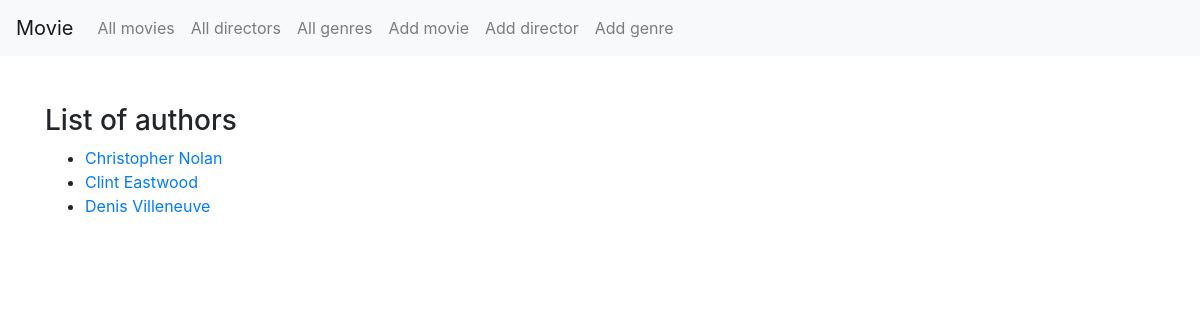
The page /directors/ on the database its author committed.
### Movie/models.py (models this page shows, shortened)
class Director(models.Model):
    name = models.CharField('Director name', max_length=50, unique=True)
    year = models.IntegerField('Year of birth', null=True)
    nationality = models.CharField("Nationality", max_length=100)
    height = models.FloatField("Height")

### Movie/views.py (the view)
# urls.py: url(r'^directors/$', views.list_all_directors, name='directors'),
def list_all_directors(request):
    all_directors = Director.objects.all().order_by('name')
    context = {'all_directors': all_directors}
    return render(request, 'Movie/directors.html', context)

### Movie/templates/Movie/directors.html (shortened to what this page needs)
{% extends "Movie/base.html" %}
{% block content %}
<div style="text-align:left">
    {% if all_directors %}
    <h3>List of authors</h3>
    <ul>
        {% for director in all_directors %}
        <li><a href="/directors/{{ director.id }}/">{{ director.name }}</a></li>
        {% endfor %}
    </ul>
    {% else %}
    <h3>You don't have any directors in the database.</h3>
    {% endif %}
</div>
{% endblock %}

### rows shown on the page
Director: name "Christopher Nolan"
Director: name "Clint Eastwood"
Director: name "Denis Villeneuve"
